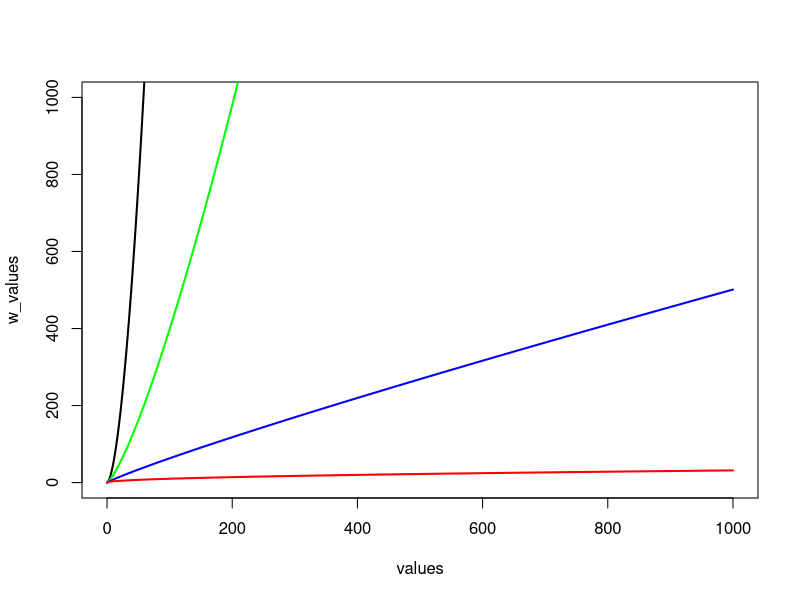
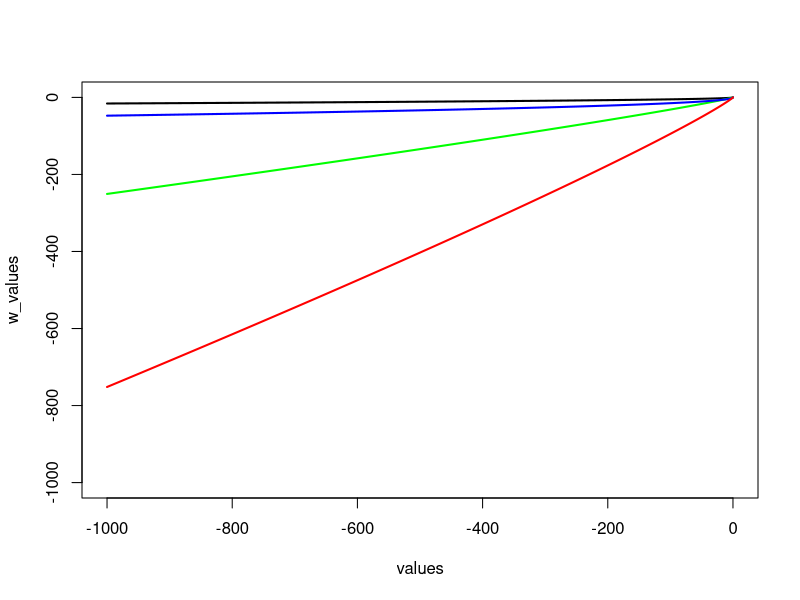
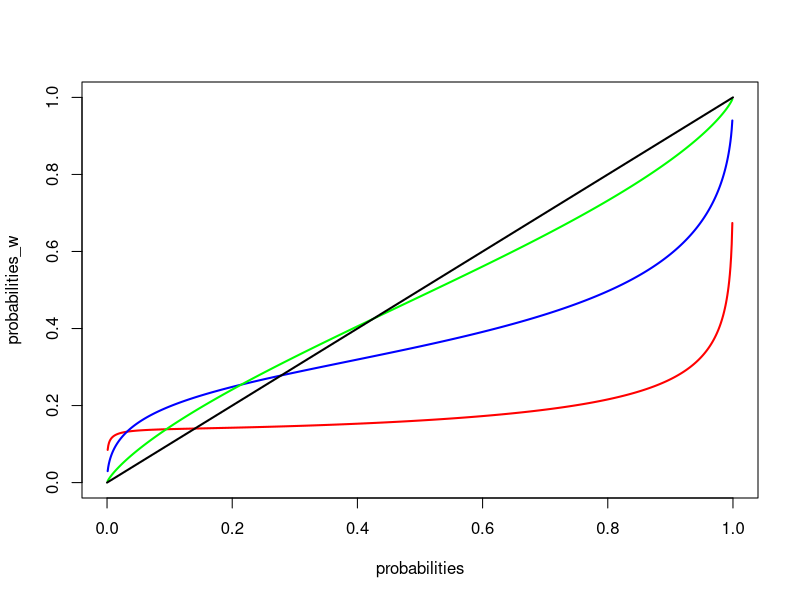

Source code (R) for these figures, in order:
## ---- chunk 1
weighted_values <- function(values, alpha, beta, lambda){
  values_weighted = integer(length(values))
  for (i in 1:length(values)){
    if(values[i] > 0){
      values_weighted[i] = values[i]^alpha
    }else{
      values_weighted[i] = -lambda*(-values[i])^beta
    }
  }
  return(values_weighted)
}
## ---- chunk 2
weighted_probabilities <- function(probabilities, gamma){
  probabilities_weighted = integer(length(probabilities))
  for (i in 1:length(probabilities)){
    denom = (probabilities[i]^gamma + (1-probabilities[i])^gamma)^(1/gamma)
    probabilities_weighted[i] = probabilities[i]^gamma/denom
  }
  return(probabilities_weighted)
}
## ---- chunk 3
expected_utility <- function(probabilities, values, alpha, beta, gamma, lambda){
  values_w = weighted_values(values, alpha, beta, lambda)
  probabilities_w = weighted_probabilities(probabilities, gamma)
  return(sum(probabilities_w*values_w))
}
## ---- chunk 4
risk <- function(probabilities, values, expected_values){
  return(sum(probabilities*(values-expected_values)^2))
}

soft_max <- function(utilities, theta){
  probabilities = integer(length(utilities))

  for (i in 1:length(utilities)){
    utility_div = utilities[i] - (sum(utilities) - utilities[i])
    probabilities[i] = 1 / (1+exp(-theta(utilities[i]-utility_div)))
  }
  return(probabilities)
}
## ---- chunk 5
values = seq(from=0, to=1000)
alpha = 1.7
beta = 0
lambda = 0
w_values = weighted_values(values, alpha, beta, lambda)

plot(values, w_values, type='l', xlim=c(0, 1000), ylim=c(0, 1000), lwd=2)

alpha = 1.3
w_values = weighted_values(values, alpha, beta, lambda)
lines(values, w_values, col="green",lwd=2)

alpha = 0.9
w_values = weighted_values(values, alpha, beta, lambda)
lines(values, w_values, col="blue",lwd=2)

alpha = 0.5
w_values = weighted_values(values, alpha, beta, lambda)
lines(values, w_values, col="red",lwd=2)
## ---- chunk 6
values = seq(from=-1000, to=0)
alpha = 0.5
beta = 0.5
lambda = 0.5
w_values = weighted_values(values, alpha, beta, lambda)

plot(values, w_values, type='l', xlim=c(-1000, 0), ylim=c(-1000, 0), lwd=2)

beta = 0.9
w_values = weighted_values(values, alpha, beta, lambda)
lines(values, w_values, col="green",lwd=2)

beta = 0.5
lambda = 1.5
w_values = weighted_values(values, alpha, beta, lambda)
lines(values, w_values, col="blue",lwd=2)

beta = 0.9
w_values = weighted_values(values, alpha, beta, lambda)
lines(values, w_values, col="red",lwd=2)
## ---- chunk 7
probabilities = seq(from=0.001, to=0.999, by=0.001)
gamma = 0.3
probabilities_w = weighted_probabilities(probabilities, gamma)

plot(probabilities, probabilities_w, type='l', xlim=c(0, 1), ylim=c(0,1), lwd=2, col='red')

gamma = 0.5
probabilities_w = weighted_probabilities(probabilities, gamma)
lines(probabilities, probabilities_w, col="blue", lwd=2)

gamma = 0.8
probabilities_w = weighted_probabilities(probabilities, gamma)
lines(probabilities, probabilities_w, col="green", lwd=2)
lines(c(0,1), c(0,1), col='black', lwd=2)
## ---- chunk 8
probabilities_1 = c(0.01, 0.99)
values_1 = c(1000, 0)
probabilities_2 = c(0.5, 0.5)
values_2 = c(20, 0)

alpha = 0.3
beta = 0
gamma = 0.5
lambda = 0
utility_1 = expected_utility(probabilities_1, values_1, alpha, beta, gamma, lambda)
utility_2 = expected_utility(probabilities_2, values_2, alpha, beta, gamma, lambda)
print("First prob | second prob")
c(utility_1, utility_2)

gamma = 1
utility_1 = expected_utility(probabilities_1, values_1, alpha, beta, gamma, lambda)
utility_2 = expected_utility(probabilities_2, values_2, alpha, beta, gamma, lambda)
c(utility_1, utility_2)

alpha = 1.5
gamma = 0.5
utility_1 = expected_utility(probabilities_1, values_1, alpha, beta, gamma, lambda)
utility_2 = expected_utility(probabilities_2, values_2, alpha, beta, gamma, lambda)
c(utility_1, utility_2)

gamma = 1
utility_1 = expected_utility(probabilities_1, values_1, alpha, beta, gamma, lambda)
utility_2 = expected_utility(probabilities_2, values_2, alpha, beta, gamma, lambda)
c(utility_1, utility_2)
## ---- chunk 9
CPT_fit <- function(v) {
  
  # free parameters
  alpha<-v[1]
  beta <-v[2]
  labda<-v[3]
  gamma<-v[4]
  theta<-v[5]
  
  # p1,o1,p2,o2: p's and o's of gamble 1 (p is probability, o is outcome)
  probabilities_1 = c(data$p1, data$p2)
  values_1 = c(data$o1, data$o2)
  # p3,o3,p4,o4: p's and o's of gamble 2 
  probabilities_2 = c(data$p3, data$p4)
  values_2 = c(data$o3, data$o4)
  
  # integrate for gamble 1 and 2 :
  data$eu_1 = expected_utility(probabilities_1, values_1, alpha, beta, gamma, lambda)
  data$eu_2 = expected_utility(probabilities_2, values_2, alpha, beta, gamma, lambda)
  
  # get probability choosing gamble
  data$Prob1 <- 1/(1 + exp(theta*(data$eu_1-data$eu_2)))
  
  
  # move the prob from the edges (to prevent Inf values in log space)
  data$Prob1<-ifelse(data$Prob1>.999,.999,data$Prob1)
  data$Prob1<-ifelse(data$Prob1<.00001,.001,data$Prob1)
  
  # what is probability that model choses what participant really chose (likelihood correct)
  data$Like<-ifelse(data$decision==1, data$Prob1, 1-data$Prob1)
  
  ## now Log transform
  LL<-sum(log(data$Like))
  
  # transform to G2 (we minimize function so it should return a negative number)
  G2=-2*LL
  return(G2)
}

data<-read.delim("data_LC5.txt")
data<-subset(data, data$subject==1)
optim(c(0.5, 0.5, 0.5, 0.5, 0.05), CPT_fit)
## ---- chunk 10
CPT_random <- function(iterations){
  set.seed(123)
  minimums = integer(iterations)
  parameters = list()
  
  for(i in 1:iterations){
    v = c()
    v[1] = runif(1, .1, 2)     # alpha
    v[2] = runif(1, .1, 2)     # beta
    v[3] = runif(1, .1, 3)     # labda
    v[4] = runif(1, .1, 3)     # gamma
    v[5] = runif(1, .0001, .1) # theta
    
    result = optim(v, CPT_fit)
    minimums[i] = result$value
    parameters[[i]] = result$par
  }
  min_index = which.min(minimums)
  return(parameters[min_index])
}
v = CPT_random(100)
CPT_fit(v[[1]])
CPT_fit(c(0.5, 0.5, 0.5, 0.5, 0.05))
## ---- chunk 11


data = read.delim("10434410_DATA.txt") # Micha
v_1 = CPT_random(100)
CPT_fit(v_1[[1]])
v_1[[1]]

data = read.delim("10791930_DATA.txt") # Roan
v_2 = CPT_random(100)
CPT_fit(v_2[[1]])
v_2[[1]]
